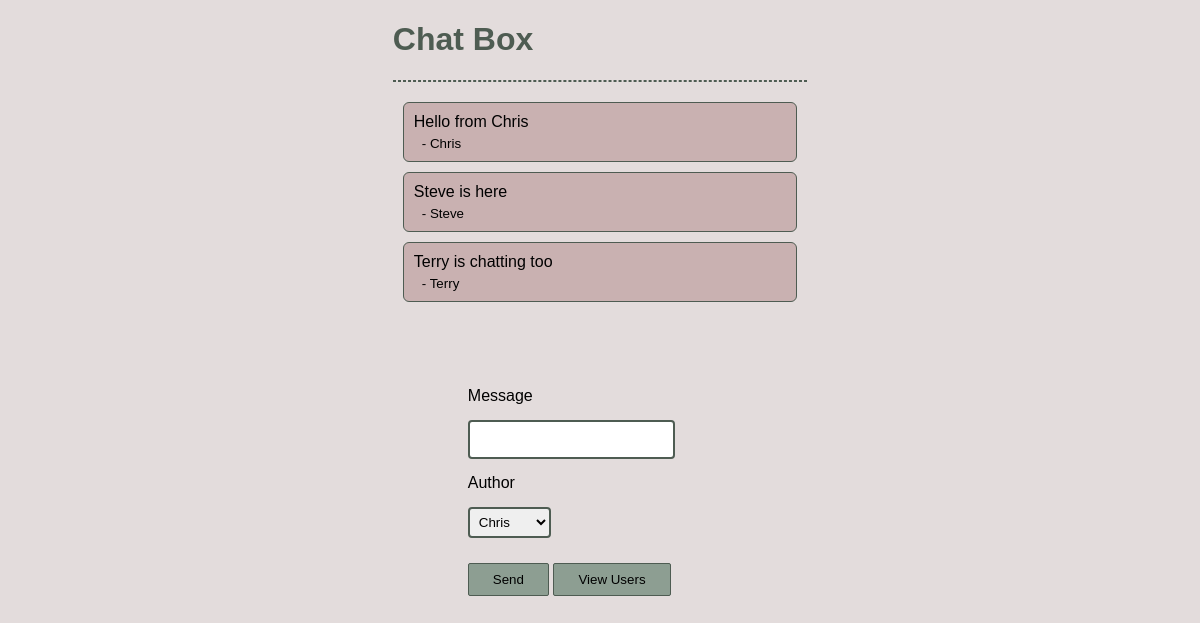
/, run on an earlier commit of the app's database.
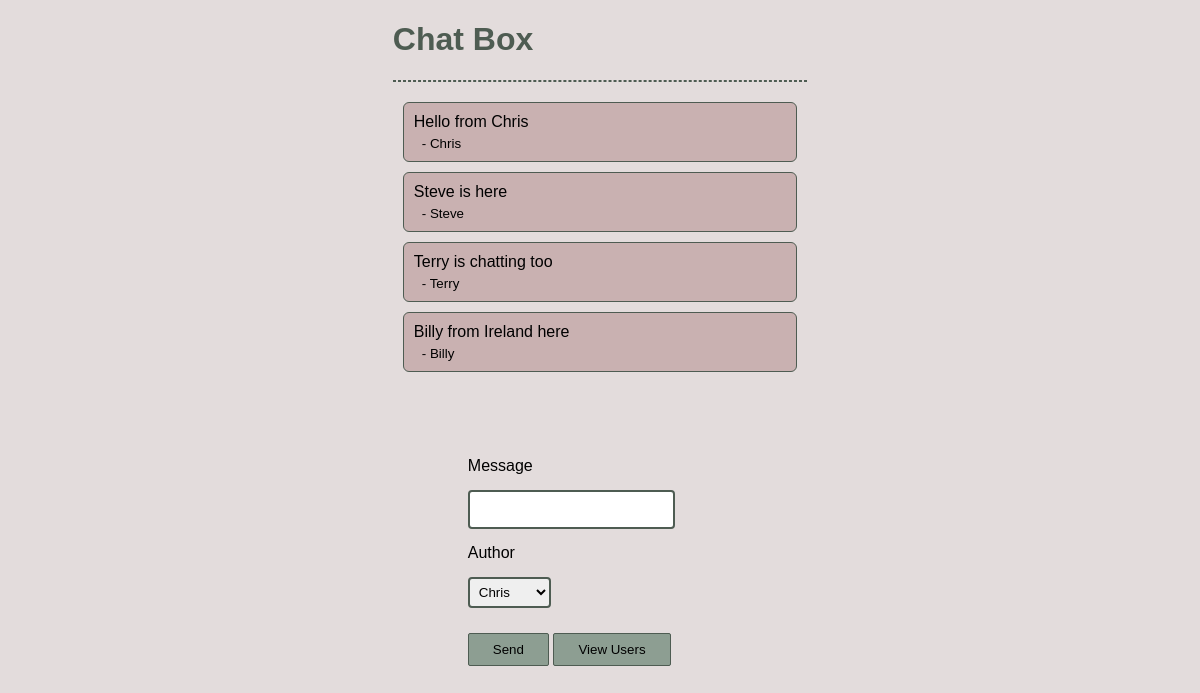
And on a later commit of the database.
### userlist_app/models.py (models this page shows, shortened)
class ChatMessage(models.Model):
    author = models.CharField(max_length=80, null=False)
    message = models.CharField(max_length=400, null=False)

### userlist_app/views.py (the view, shortened to what this page needs)
# urls.py: path('', views.chat_box, name='chat_box'),
def chat_box(request):
    chat_messages = ChatMessage.objects.all()
    all_users = User.objects.all()
    return render(request, 'chat_box.html', {
        'chat_messages': chat_messages,
        'all_users': all_users,
    })

### userlist_app/templates/chat_box.html (shortened to what this page needs)
{% extends "public_template.html" %}
{% block main %}
<div class="container">
    <h1>Chat Box</h1>
    <hr>
    <div class="row-chat">
        <div class="col-chat">
            {% for message_item in chat_messages %}
            <div class="row-message">
                <div class="col-message">
                    <div class="message">
                        {{ message_item.message }}
                    </div>
                    <div class="author">
                        - {{ message_item.author }}
                    </div>
                </div>
            </div>
            {% endfor %}
        </div>
    </div>
    <div class="row">
        <div class="col">
            <form action="{% url 'chat_box' %}" method="POST">
                <div class="form-group">
                <label>Message</label>
                <input type="text" class="form-control" id="message" name="message">
                </div>
                <div class="form-group">
                <label>Author</label>
                <select class="form-control" id="author" name="author">
                    {% for user in all_users %}
                    <option value="{{ user.firstname }}">{{ user.firstname }}</option>
                    {% endfor %}
                </select>
                </div>
                <button type="submit">Send</button>
                <a href="/user_list"><button type="button">View Users</button></a>
            </form>
        </div>
    </div>
</div>
{% endblock %}

What changed in the data, as far as the page shows it:
added ChatMessage: message "Billy from Ireland here", author "Billy"
